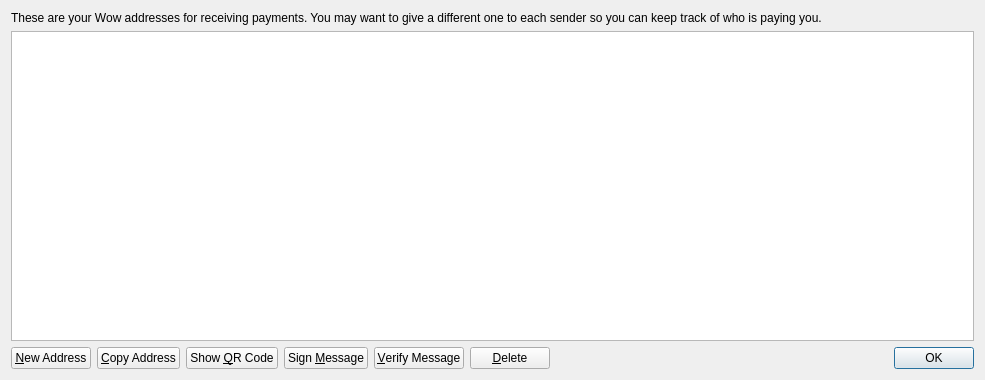
<?xml version="1.0" encoding="UTF-8"?>
<ui version="4.0">
 <class>AddressBookPage</class>
 <widget class="QWidget" name="AddressBookPage">
  <property name="geometry">
   <rect>
    <x>0</x>
    <y>0</y>
    <width>985</width>
    <height>380</height>
   </rect>
  </property>
  <property name="windowTitle">
   <string>Address Book</string>
  </property>
  <layout class="QVBoxLayout" name="verticalLayout">
   <item>
    <widget class="QLabel" name="labelExplanation">
     <property name="text">
      <string>These are your Wow addresses for receiving payments. You may want to give a different one to each sender so you can keep track of who is paying you.</string>
     </property>
     <property name="textFormat">
      <enum>Qt::PlainText</enum>
     </property>
     <property name="wordWrap">
      <bool>true</bool>
     </property>
    </widget>
   </item>
   <item>
    <widget class="QTableView" name="tableView">
     <property name="contextMenuPolicy">
      <enum>Qt::CustomContextMenu</enum>
     </property>
     <property name="toolTip">
      <string>Double-click to edit address or label</string>
     </property>
     <property name="tabKeyNavigation">
      <bool>false</bool>
     </property>
     <property name="alternatingRowColors">
      <bool>true</bool>
     </property>
     <property name="selectionMode">
      <enum>QAbstractItemView::SingleSelection</enum>
     </property>
     <property name="selectionBehavior">
      <enum>QAbstractItemView::SelectRows</enum>
     </property>
     <property name="sortingEnabled">
      <bool>true</bool>
     </property>
     <attribute name="verticalHeaderVisible">
      <bool>false</bool>
     </attribute>
    </widget>
   </item>
   <item>
    <layout class="QHBoxLayout" name="horizontalLayout">
     <item>
      <widget class="QPushButton" name="newAddressButton">
       <property name="toolTip">
        <string>Create a new address</string>
       </property>
       <property name="text">
        <string>&amp;New Address</string>
       </property>
       <property name="icon">
        <iconset resource="../bitcoin.qrc">
         <normaloff>:/icons/add</normaloff>:/icons/add</iconset>
       </property>
      </widget>
     </item>
     <item>
      <widget class="QPushButton" name="copyToClipboard">
       <property name="toolTip">
        <string>Copy the currently selected address to the system clipboard</string>
       </property>
       <property name="text">
        <string>&amp;Copy Address</string>
       </property>
       <property name="icon">
        <iconset resource="../bitcoin.qrc">
         <normaloff>:/icons/editcopy</normaloff>:/icons/editcopy</iconset>
       </property>
      </widget>
     </item>
     <item>
      <widget class="QPushButton" name="showQRCode">
       <property name="text">
        <string>Show &amp;QR Code</string>
       </property>
       <property name="icon">
        <iconset resource="../bitcoin.qrc">
         <normaloff>:/icons/qrcode</normaloff>:/icons/qrcode</iconset>
       </property>
      </widget>
     </item>
     <item>
      <widget class="QPushButton" name="signMessage">
       <property name="toolTip">
        <string>Sign a message to prove you own a Wow address</string>
       </property>
       <property name="text">
        <string>Sign &amp;Message</string>
       </property>
       <property name="icon">
        <iconset resource="../bitcoin.qrc">
         <normaloff>:/icons/edit</normaloff>:/icons/edit</iconset>
       </property>
      </widget>
     </item>
     <item>
      <widget class="QPushButton" name="verifyMessage">
       <property name="toolTip">
        <string>Verify a message to ensure it was signed with a specified Wow address</string>
       </property>
       <property name="text">
        <string>&amp;Verify Message</string>
       </property>
       <property name="icon">
        <iconset resource="../bitcoin.qrc">
         <normaloff>:/icons/transaction_0</normaloff>:/icons/transaction_0</iconset>
       </property>
      </widget>
     </item>
     <item>
      <widget class="QPushButton" name="deleteButton">
       <property name="toolTip">
        <string>Delete the currently selected address from the list</string>
       </property>
       <property name="text">
        <string>&amp;Delete</string>
       </property>
       <property name="icon">
        <iconset resource="../bitcoin.qrc">
         <normaloff>:/icons/remove</normaloff>:/icons/remove</iconset>
       </property>
      </widget>
     </item>
     <item>
      <spacer name="horizontalSpacer">
       <property name="orientation">
        <enum>Qt::Horizontal</enum>
       </property>
       <property name="sizeHint" stdset="0">
        <size>
         <width>40</width>
         <height>20</height>
        </size>
       </property>
      </spacer>
     </item>
     <item>
      <widget class="QDialogButtonBox" name="buttonBox">
       <property name="sizePolicy">
        <sizepolicy hsizetype="Maximum" vsizetype="Fixed">
         <horstretch>0</horstretch>
         <verstretch>0</verstretch>
        </sizepolicy>
       </property>
       <property name="standardButtons">
        <set>QDialogButtonBox::Ok</set>
       </property>
      </widget>
     </item>
    </layout>
   </item>
  </layout>
 </widget>
 <resources>
  <include location="../bitcoin.qrc"/>
 </resources>
 <connections/>
</ui>
